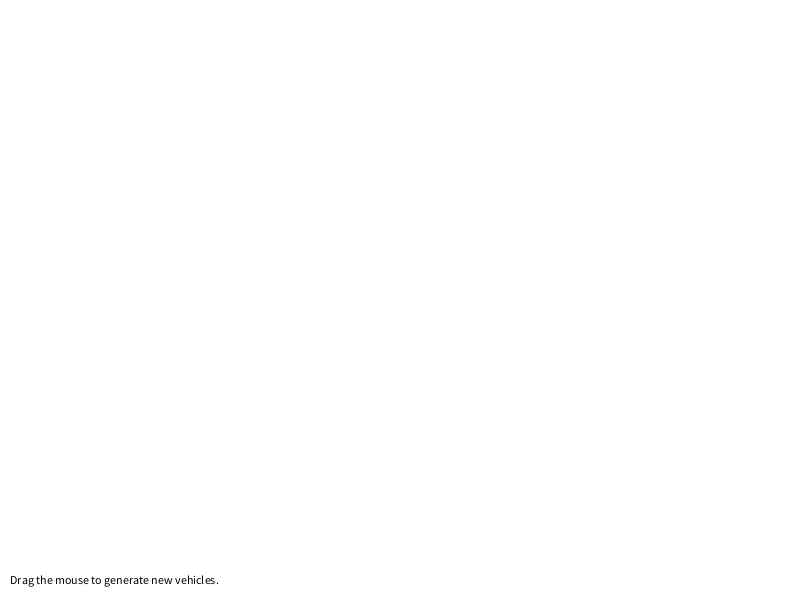
Frame 1 (no input)
Frame 60 (the mouse pressed at the canvas centre just before this capture): identical to frame 1, image omitted
Frame 120 (the mouse held since frame 60 and released just before this capture): identical to frame 1, image omitted

The Processing sketch that drew this single still picture (run headless with seeded random() and noise(); from frame 60 on, the mouse is pressed at the canvas centre):

// Processing sketch: Group_Behavior
// ── Group_Behavior.pde
// All this code comes from or is based off concepts from source below
// Daniel Shiffman <http://www.shiffman.net>
// The Nature of Code, 2011
// Dylan Conley
// A list of vehicles
ArrayList<Vehicle> vehicles;
ArrayList<Vehicle> vehicles2;
ArrayList<Vehicle> vehicles3;

void setup() 
{
  size(800,600);
  smooth();

  // We are now making random vehicles and storing them in an ArrayList
  vehicles = new ArrayList<Vehicle>();
  vehicles2 = new ArrayList<Vehicle>();
  vehicles3 = new ArrayList<Vehicle>();
  
}

void draw() 
{
  background(255);

  for (Vehicle v : vehicles) 
  {
    // Path following and separation are worked on in this function
    v.applyBehaviors(vehicles);
    v.applyBehaviors2(vehicles2);
    v.applyBehaviors3(vehicles3);
    // Call the generic run method (update, borders, display, etc.)
    //v.update();
    //v.display();
  }
  
  fill(0);
  text("Drag the mouse to generate new vehicles.",10,height-16);
}

void mouseDragged() 
{
  vehicles.add(new Vehicle(mouseX,mouseY));
  vehicles2.add(new Vehicle(mouseX,mouseY));
  vehicles3.add(new Vehicle(mouseX,mouseY));
  
  if (vehicles.size() > 100) 
  {
    vehicles.remove(0);
  }
  if (vehicles2.size() > 100) 
  {
    vehicles2.remove(0);
  }
  if (vehicles3.size() > 100) 
  {
    vehicles3.remove(0);
  }
}

// ── Vehicle.pde
class Vehicle {

  // All the usual stuff
  PVector location;
  PVector velocity;
  PVector acceleration;
  float r;
  float maxforce;    // Maximum steering force
  float maxspeed;    // Maximum speed
  float temp = 0.0;
  float temp2 = 0.0;

    // Constructor initialize all values
  Vehicle(float x, float y) 
  {
    location = new PVector(x, y);
    r = 12;
    maxspeed = 5;
    maxforce = 0.2; 
    acceleration = new PVector(0, 0);
    velocity = new PVector(0, 0);
  }

  void applyForce(PVector force) 
  {
    // We could add mass here if we want A = F / M
    acceleration.add(force);
  }
  
  void applyBehaviors(ArrayList<Vehicle> vehicles) 
  {
     PVector separateForce = separate(vehicles);
     temp += .01;
     PVector seekForce = seek(new PVector((noise(temp) * width), (noise(temp) * height)));
     //PVector seekForce = seek(new PVector(mouseX,mouseY));
     separateForce.mult(2);
     seekForce.mult(1);
     applyForce(seekForce); 
     applyForce(separateForce);
     update();
     display();
  }
  
   void applyBehaviors2(ArrayList<Vehicle> vehicles) 
   {
     PVector separateForce = separate(vehicles2);
     temp += .01;
     PVector seekForce = seek(new PVector((noise(temp) * height), (noise(temp) * width)));
     separateForce.mult(2);
     seekForce.mult(1);
     applyForce(seekForce); 
     applyForce(separateForce);
     update();
     display();
   }
   
   void applyBehaviors3(ArrayList<Vehicle> vehicles) 
   {
     PVector separateForce = separate(vehicles3);
     PVector alignForce = align(vehicles3);
     //PVector cohesionForce = cohesion(vehicles3);
     cohesion(vehicles3);
     temp2 += 1;
     PVector seekForce = seek(new PVector(temp2, 400));
     separateForce.mult(2);
     seekForce.mult(1);
     applyForce(seekForce); 
     applyForce(separateForce);
     //applyForce(cohesionForce);
     update();
     display();
   }
   
    // A method that calculates a steering force towards a target
  // STEER = DESIRED MINUS VELOCITY
  PVector seek(PVector target) 
  {
    PVector desired = PVector.sub(target,location);  // A vector pointing from the location to the target
    
    // Normalize desired and scale to maximum speed
    desired.normalize();
    desired.mult(maxspeed);
    // Steering = Desired minus velocity
    PVector steer = PVector.sub(desired,velocity);
    steer.limit(maxforce);  // Limit to maximum steering force
    
    return steer;
  }

  PVector align(ArrayList<Vehicle> vehicles)
  {
    PVector align =  new PVector(0,0);
    return align;
    //Did not get to finish 
  }
  
  void cohesion(ArrayList<Vehicle> vehicles)
  {
    float desiredseparation = r*2;
    PVector sum = new PVector();
    int count = 0;
    // For every boid in the system, check if it's too close
    for (Vehicle other : vehicles) 
    {
      float d = PVector.dist(location, other.location);
      // If the distance is greater than 0 and less than an arbitrary amount (0 when you are yourself)
      if (d > desiredseparation) 
      {
        // Calculate vector pointing away from neighbor
        PVector diff = PVector.sub(location, other.location);
        diff.normalize();
        diff.mult(-d);      // Weight by distance
        sum.add(diff);
        count++;            // Keep track of how many
      }
    } 
    if (count > 0) 
    {
      sum.div(count);
      // Our desired vector is the average scaled to maximum speed
      sum.normalize();
      sum.mult(maxspeed);
      // Implement Reynolds: Steering = Desired - Velocity
      PVector steer = PVector.sub(sum, velocity);
      steer.limit(maxforce);
      applyForce(steer);
    }
  }
  
  // Separation
  // Method checks for nearby vehicles and steers away
  PVector separate (ArrayList<Vehicle> vehicles) 
  {
    //float desiredseparation = r*2;
    float desiredseparation = 2;
    PVector sum = new PVector();
    int count = 0;
    // For every boid in the system, check if it's too close
    for (Vehicle other : vehicles) 
    {
      float d = PVector.dist(location, other.location);
      // If the distance is greater than 0 and less than an arbitrary amount (0 when you are yourself)
      if ((d > 0) && (d < desiredseparation)) 
      {
        // Calculate vector pointing away from neighbor
        PVector diff = PVector.sub(location, other.location);
        diff.normalize();
        diff.div(d);        // Weight by distance
        sum.add(diff);
        count++;            // Keep track of how many
      }
    }
    // Average -- divide by how many
    if (count > 0) {
      sum.div(count);
      // Our desired vector is the average scaled to maximum speed
      sum.normalize();
      sum.mult(maxspeed);
      // Implement Reynolds: Steering = Desired - Velocity
      sum.sub(velocity);
      sum.limit(maxforce);
    }
    return sum;
  }
  
   // Method to update location
  void update() 
  {
    // Update velocity
    velocity.add(acceleration);
    // Limit speed
    velocity.limit(maxspeed);
    location.add(velocity);
    // Reset accelertion to 0 each cycle
    acceleration.mult(0);
  }
  
  void display() 
  {
    fill(175);
    stroke(0);
    pushMatrix();
    translate(location.x, location.y);
    ellipse(0, 0, r, r);
    popMatrix();
  }
}
